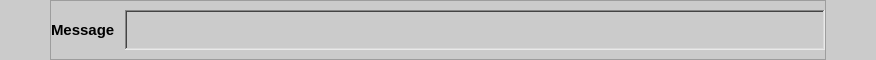
        <widget class="QFrame" name="status_frame">
         <property name="minimumSize">
          <size>
           <width>0</width>
           <height>60</height>
          </size>
         </property>
         <property name="maximumSize">
          <size>
           <width>16777215</width>
           <height>60</height>
          </size>
         </property>
         <property name="styleSheet">
          <string notr="true"> background: #CBCBCB;</string>
         </property>
         <property name="frameShape">
          <enum>QFrame::NoFrame</enum>
         </property>
         <property name="frameShadow">
          <enum>QFrame::Raised</enum>
         </property>
         <layout class="QHBoxLayout" name="horizontalLayout_5">
          <property name="spacing">
           <number>0</number>
          </property>
          <property name="leftMargin">
           <number>10</number>
          </property>
          <property name="topMargin">
           <number>0</number>
          </property>
          <property name="rightMargin">
           <number>10</number>
          </property>
          <property name="bottomMargin">
           <number>0</number>
          </property>
          <item>
           <spacer name="horizontalSpacer_6">
            <property name="orientation">
             <enum>Qt::Horizontal</enum>
            </property>
            <property name="sizeHint" stdset="0">
             <size>
              <width>40</width>
              <height>20</height>
             </size>
            </property>
           </spacer>
          </item>
          <item>
           <widget class="QFrame" name="message">
            <property name="minimumSize">
             <size>
              <width>0</width>
              <height>0</height>
             </size>
            </property>
            <property name="maximumSize">
             <size>
              <width>16777215</width>
              <height>16777215</height>
             </size>
            </property>
            <property name="frameShape">
             <enum>QFrame::StyledPanel</enum>
            </property>
            <property name="frameShadow">
             <enum>QFrame::Raised</enum>
            </property>
            <layout class="QHBoxLayout" name="horizontalLayout_2">
             <property name="spacing">
              <number>10</number>
             </property>
             <property name="leftMargin">
              <number>0</number>
             </property>
             <property name="topMargin">
              <number>0</number>
             </property>
             <property name="rightMargin">
              <number>0</number>
             </property>
             <property name="bottomMargin">
              <number>0</number>
             </property>
             <item>
              <widget class="QLabel" name="label_6">
               <property name="maximumSize">
                <size>
                 <width>16777215</width>
                 <height>16777215</height>
                </size>
               </property>
               <property name="font">
                <font>
                 <pointsize>11</pointsize>
                 <weight>75</weight>
                 <bold>true</bold>
                </font>
               </property>
               <property name="text">
                <string>Message</string>
               </property>
              </widget>
             </item>
             <item>
              <widget class="QLabel" name="msg_label">
               <property name="minimumSize">
                <size>
                 <width>700</width>
                 <height>40</height>
                </size>
               </property>
               <property name="maximumSize">
                <size>
                 <width>16777215</width>
                 <height>40</height>
                </size>
               </property>
               <property name="font">
                <font>
                 <pointsize>11</pointsize>
                </font>
               </property>
               <property name="frameShape">
                <enum>QFrame::WinPanel</enum>
               </property>
               <property name="frameShadow">
                <enum>QFrame::Sunken</enum>
               </property>
               <property name="text">
                <string/>
               </property>
              </widget>
             </item>
            </layout>
           </widget>
          </item>
          <item>
           <spacer name="horizontalSpacer_7">
            <property name="orientation">
             <enum>Qt::Horizontal</enum>
            </property>
            <property name="sizeHint" stdset="0">
             <size>
              <width>40</width>
              <height>20</height>
             </size>
            </property>
           </spacer>
          </item>
         </layout>
        </widget>
